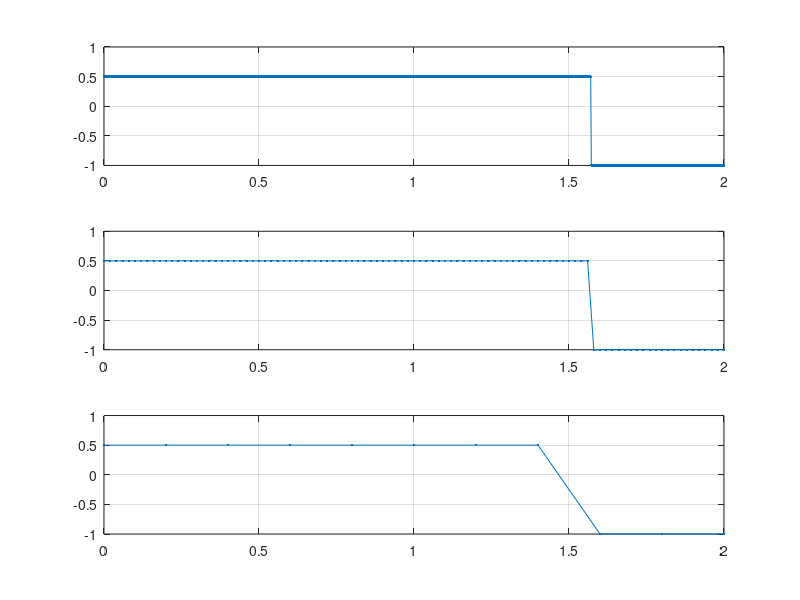

This chart was generated by the following MATLAB code:
%semnal dreptunghiular periodic
%reprezentare pentru rezolutie temporara de 2ms
t=0:0.002:2; %avand o perioada de 2s si o rezolutie temporara 2ms, perioada...
...semnalului va porni de la 0 pana la 2 cu un pas de 0.002 
s=square(t,25); % semnal dreptunghiular cu duty cicle 25%

%am observat ca semnalul initial are un nivel maxim=1 si nivel minim=-1
%cum ni se cere ca nivelul maxim=0.5 toate valorile pozitive le vom imparti
%la 2
for i=1:1:length(s) 
    if s(i)>0
        s(i)=s(i)/2;
   end
end
subplot(3,1,1)%pentru a reprezenta toate cele 3 grafice in aceeasi fereastra am folosit funsctia subplot
plot(t,s,'.-'),grid %reprezentarea grafica a semnalului in functie de timp

%reprezentarea pentru rezolutie temporara de 20ms
t=0:0.02:2;
s=square(t,25);
for i=1:1:length(s) 
    if s(i)>0
        s(i)=s(i)/2;
   end
end
subplot(3,1,2)
plot(t,s,'.-'),grid

%reprezentarea pentru rezolutie temporara de 200ms
t=0:0.2:2;
s=square(t,25);
for i=1:1:length(s) 
    if s(i)>0
        s(i)=s(i)/2;
   end
end
subplot(3,1,3)
plot(t,s,'.-'),grid


